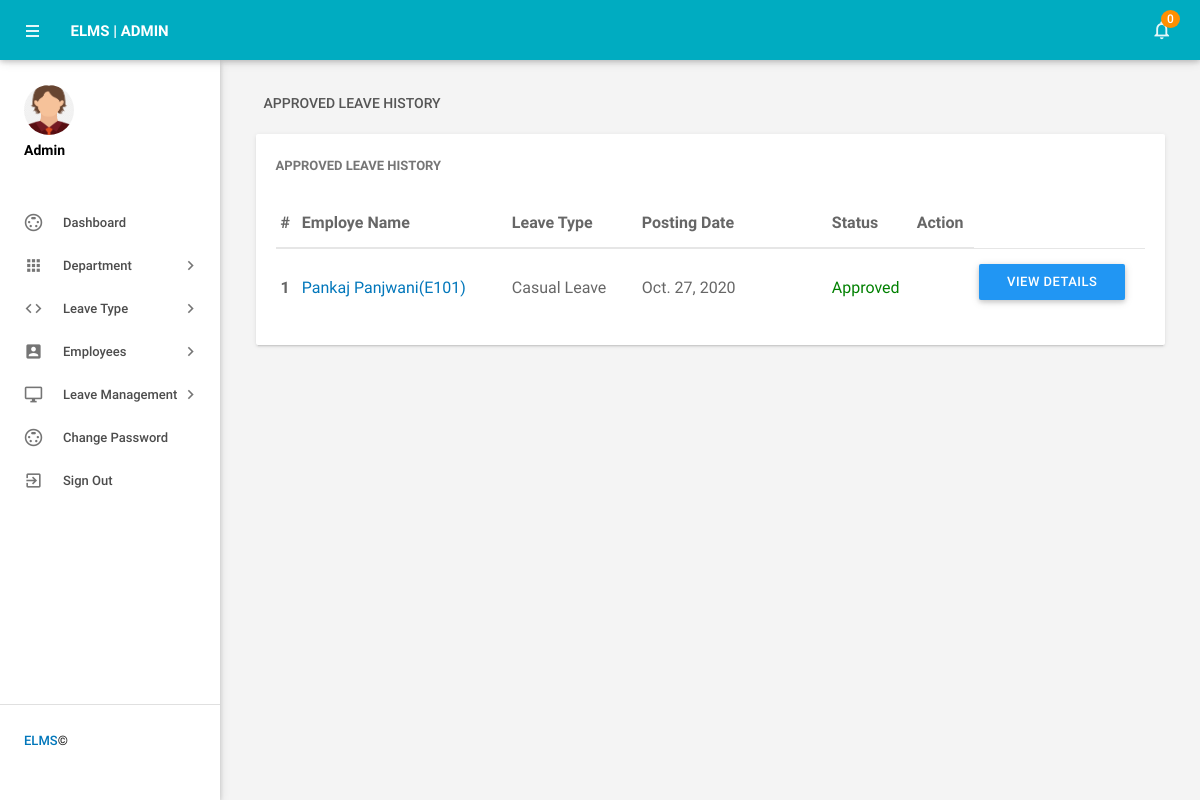
The page /approved_leaves (signed in) on the database its author committed.
### employeeleave/models.py (models this page shows, shortened)
class Leaves(models.Model):
    leavetype = models.CharField(max_length=100)
    todate = models.DateField()
    fromdate = models.DateField()
    description = models.CharField(max_length=500)
    postingdate = models.DateField()
    adminremark = models.CharField(max_length=100,null=True)
    adminremarkdate = models.DateField(null=True)
    status = models.CharField(max_length=50,null=True)
    isread = models.CharField(max_length=50)
    emp = models.ForeignKey(Employee, on_delete=models.CASCADE, null=True)

class Employee(models.Model):
    user = models.ForeignKey(User, on_delete=models.CASCADE, null=True)
    empid = models.CharField(max_length=20)
    gender = models.CharField(max_length=30)
    dob = models.CharField(max_length=50)
    department = models.CharField(max_length=50,null=True)
    address = models.CharField(max_length=300)
    city = models.CharField(max_length=50)
    country = models.CharField(max_length=50)
    phoneno = models.CharField(max_length=15)
    status = models.CharField(max_length=15, null=True)
    regdate = models.DateField()

### employeeleave/views.py (the view)
# urls.py: path('approved_leaves',approved_leaves, name='approved_leaves'),
def approved_leaves(request):
    if not request.user.is_authenticated:
        return redirect('admin_login')
    leavescount = Leaves.objects.filter(isread="no").count()
    unreadleaves = Leaves.objects.filter(isread="no")
    leaves = Leaves.objects.filter(status="Accept")
    d = {'leaves':leaves,'leavescount':leavescount,'unreadleaves':unreadleaves}
    return render(request, 'approved_leaves.html', d)

### employeeleave/templates/approved_leaves.html (shortened to what this page needs)
{% load static %}
{% block body %}
<html lang="en">
    <head>
        <link type="text/css" rel="stylesheet" href="{% static 'admin/assets/plugins/materialize/css/materialize.min.css' %}"/>
       <link href="{% static 'admin/assets/plugins/material-preloader/css/materialPreloader.min.css' %}" rel="stylesheet">
        <link href="{% static 'admin/assets/plugins/datatables/css/jquery.dataTables.min.css' %}" rel="stylesheet">
                <link href="{% static 'admin/assets/plugins/google-code-prettify/prettify.css' %}" rel="stylesheet" type="text/css"/>
        <link href="{% static 'admin/assets/css/alpha.min.css' %}" rel="stylesheet" type="text/css"/>
        <link href="{% static 'admin/assets/css/custom.css' %}" rel="stylesheet" type="text/css"/>
    </head>
    <body>
       {% include 'header.html' %}
{% include 'sidebar.html' %}
            <main class="mn-inner">
                <div class="row">
                    <div class="col s12">
                        <div class="page-title">Approved Leave History</div>
                    </div>
                    <div class="col s12 m12 l12">
                        <div class="card">
                            <div class="card-content">
                                <span class="card-title">Approved Leave History</span>
                                <table id="example" class="display responsive-table ">
                                    <thead>
                                        <tr>
                                            <th>#</th>
                                            <th width="200">Employe Name</th>
                                            <th width="120">Leave Type</th>
                                             <th width="180">Posting Date</th>
                                            <th>Status</th>
                                            <th align="center">Action</th>
                                        </tr>
                                    </thead>
                                    <tbody>
            {% for i in leaves %}
                                         <tr>
                                             <td> <b>{{forloop.counter}}</b></td>
                                              <td><a href="{% url 'edit_employee' i.emp.user.id %}" target="_blank">{{i.emp.user.first_name}} {{i.emp.user.last_name}}({{i.emp.empid}})</a></td>
                                            <td>{{i.leavetype}}</td>
                                            <td>{{i.postingdate}}</td>
                                                                        <td>
                                 {% if i.status == "Accept" %}
                                                 <span style="color: green">Approved</span>
                                                {% endif %}
                                             </td>
         <td>
           <td><a href="{% url 'leave_details' i.id %}" class="waves-effect waves-light btn blue m-b-xs"  > View Details</a></td>
                                    </tr>
                                         {% endfor %}
                                    </tbody>
                                </table>
                            </div>
                        </div>
                    </div>
                </div>
            </main>
        </div>
        <div class="left-sidebar-hover"></div>
    </body>
</html>
{% endblock %}

### rows shown on the page
Leaves: emp.user.first_name "Pankaj", emp.user.last_name "Panjwani", emp.empid "E101", leavetype "Casual Leave", postingdate "Oct. 27, 2020", status "Approved"

### other values the page prints
{{ leavescount }} "0"
